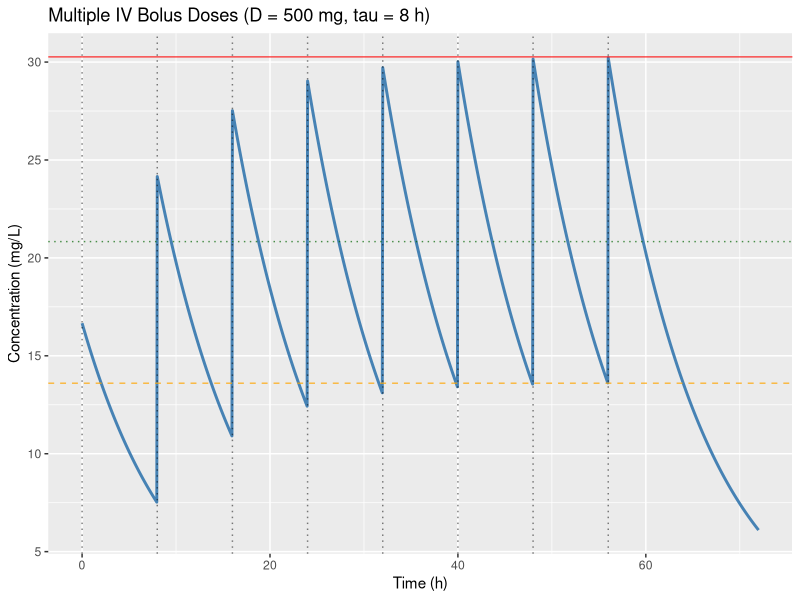
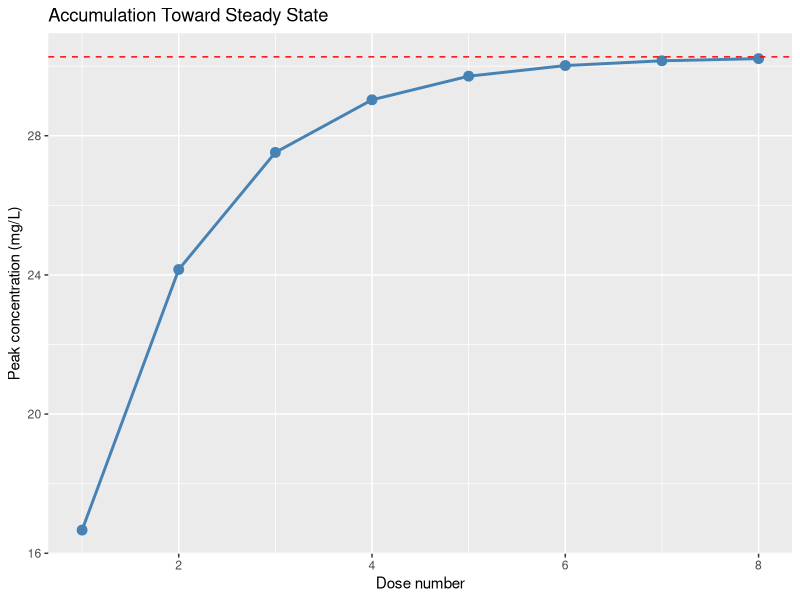
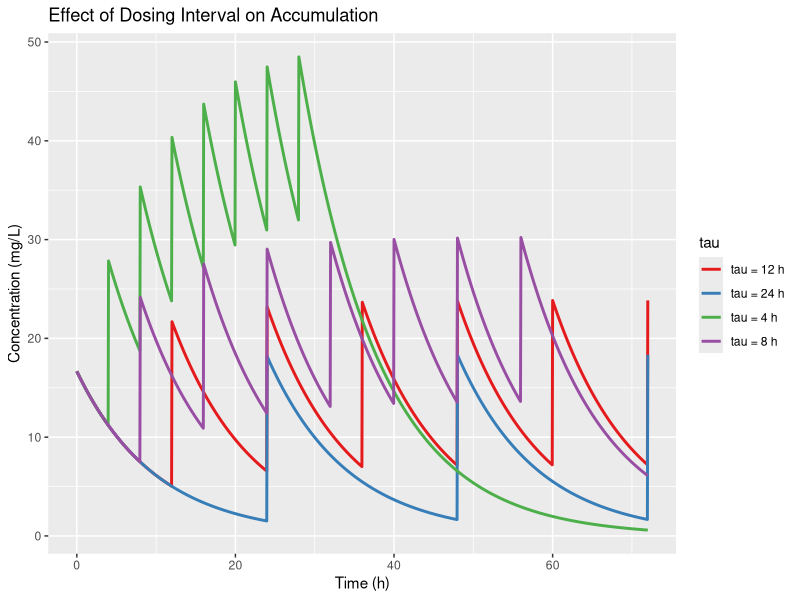
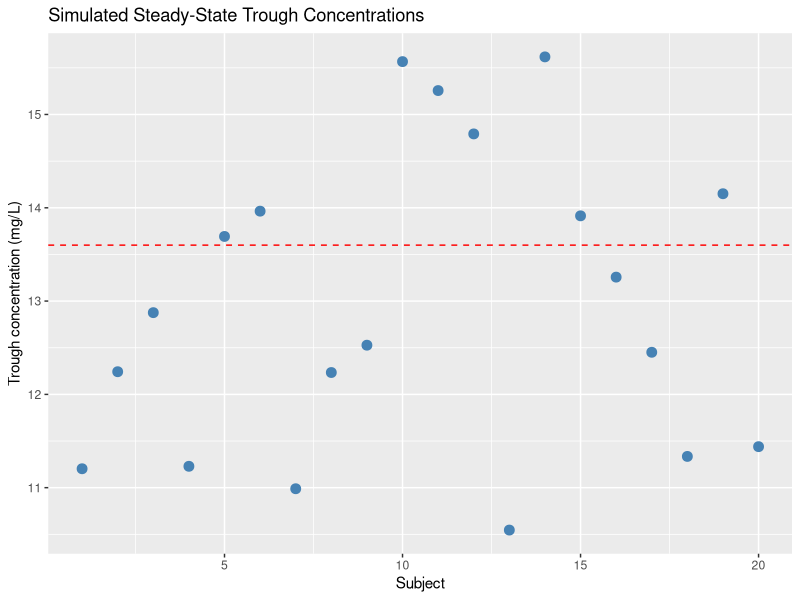

These charts were generated, in order, by the following R code:
# Multiple-Dose Pharmacokinetics
# Extracted executable R code from 13-multiple-dosing.qmd
# Generated by scripts/extract_code.R — do not edit by hand.
# Regenerate: Rscript scripts/extract_code.R   (book repo)
#             Rscript scripts/extract_code.R --standalone   (bundle)
# Working directory: run from the repository root (data/ paths are relative).

# ----------------------------------------------------------------------
# Section: R Implementation
# ----------------------------------------------------------------------
library(ggplot2)
library(dplyr)

set.seed(20260731)

# --- Parameters ---
D     <- 500          # mg
V     <- 30           # L
CL    <- 3            # L/h
k     <- CL / V
t12   <- 0.693 / k
tau   <- 8            # h dosing interval
n_doses <- 8

# --- Single dose profile ---
C_single <- function(t, D, V, k) {
  (D / V) * exp(-k * t)
}

# --- Multiple dose by superposition ---
C_multidose <- function(t, D, V, k, tau, n_doses) {
  sapply(t, function(ti) {
    sum(sapply(0:(n_doses - 1), function(j) {
      tj <- ti - j * tau
      if (tj >= 0) C_single(tj, D, V, k) else 0
    }))
  })
}

# --- Steady-state analytical ---
Rac <- 1 / (1 - exp(-k * tau))
Css_max <- (D / V) * Rac
Css_min <- (D / V) * exp(-k * tau) / (1 - exp(-k * tau))
Css_avg <- D / (CL * tau)

cat("Accumulation ratio:", round(Rac, 3), "\n")
cat("Css,max:", round(Css_max, 2), "mg/L\n")
cat("Css,min:", round(Css_min, 2), "mg/L\n")
cat("Css,avg:", round(Css_avg, 2), "mg/L\n")

# ----------------------------------------------------------------------
# Section: Multiple-dose concentration-time profile
# ----------------------------------------------------------------------
total_time <- n_doses * tau + tau
time <- seq(0, total_time, 0.05)
conc <- C_multidose(time, D, V, k, tau, n_doses)

df <- data.frame(time = time, conc = conc)

# Mark dose times
dose_times <- seq(0, (n_doses - 1) * tau, by = tau)

ggplot(df, aes(time, conc)) +
  geom_line(linewidth = 1, color = "steelblue") +
  geom_vline(xintercept = dose_times, linetype = "dotted", alpha = 0.5) +
  geom_hline(yintercept = c(Css_max, Css_min, Css_avg),
             linetype = c("solid", "dashed", "dotted"),
             color = c("red", "orange", "darkgreen"), alpha = 0.7) +
  labs(
    x = "Time (h)",
    y = "Concentration (mg/L)",
    title = paste0("Multiple IV Bolus Doses (D = ", D, " mg, tau = ", tau, " h)")
  )

# ----------------------------------------------------------------------
# Section: Accumulation over successive doses
# ----------------------------------------------------------------------
peak_conc <- sapply(0:(n_doses - 1), function(j) {
  C_multidose(j * tau, D, V, k, tau, j + 1)
})

df_acc <- data.frame(
  dose_number = 1:n_doses,
  peak = peak_conc,
  ss_peak = Css_max
)

ggplot(df_acc, aes(dose_number, peak)) +
  geom_line(linewidth = 1, color = "steelblue") +
  geom_point(size = 3, color = "steelblue") +
  geom_hline(yintercept = Css_max, linetype = "dashed", color = "red") +
  labs(
    x = "Dose number",
    y = "Peak concentration (mg/L)",
    title = "Accumulation Toward Steady State"
  )

# ----------------------------------------------------------------------
# Section: Effect of dosing interval
# ----------------------------------------------------------------------
tau_values <- c(4, 8, 12, 24)
df_tau <- do.call(rbind, lapply(tau_values, function(tv) {
  data.frame(
    time = time,
    conc = C_multidose(time, D, V, k, tv, n_doses),
    tau = paste0("tau = ", tv, " h")
  )
}))

ggplot(df_tau, aes(time, conc, color = tau)) +
  geom_line(linewidth = 1) +
  labs(x = "Time (h)", y = "Concentration (mg/L)",
       title = "Effect of Dosing Interval on Accumulation") +
  scale_color_brewer(palette = "Set1")

# ----------------------------------------------------------------------
# Section: Simulated trough data
# ----------------------------------------------------------------------
# Simulate trough samples at steady state
n_subj <- 20
trough_true <- Css_min
trough_obs <- trough_true * exp(rnorm(n_subj, 0, 0.15))

trough_df <- data.frame(subject = 1:n_subj, trough = trough_obs)

ggplot(trough_df, aes(subject, trough)) +
  geom_point(size = 3, color = "steelblue") +
  geom_hline(yintercept = Css_min, linetype = "dashed", color = "red") +
  labs(x = "Subject", y = "Trough concentration (mg/L)",
       title = "Simulated Steady-State Trough Concentrations")
